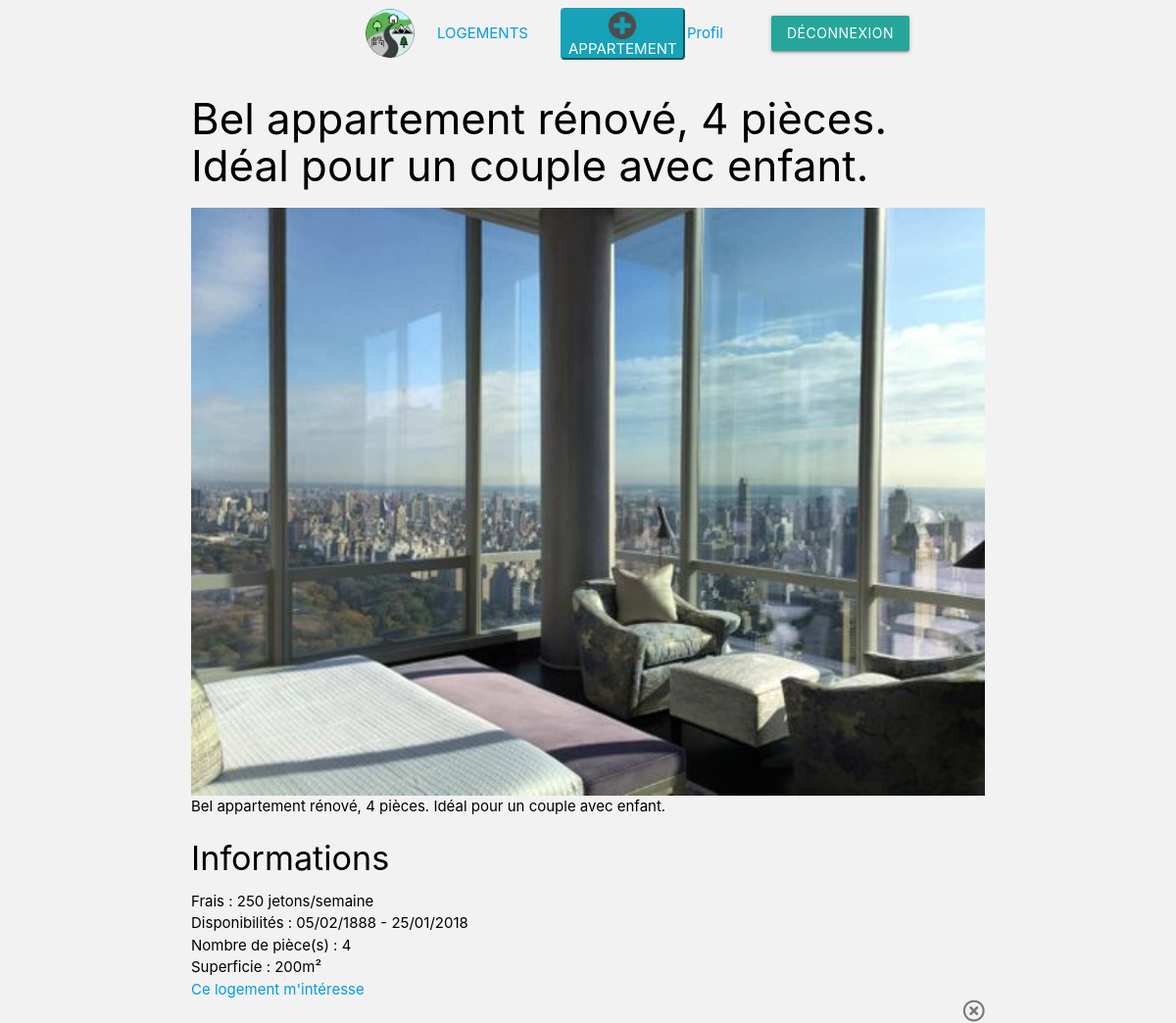
Before: /controller/detailAppart.php?idAppartement=9 with the older database file.
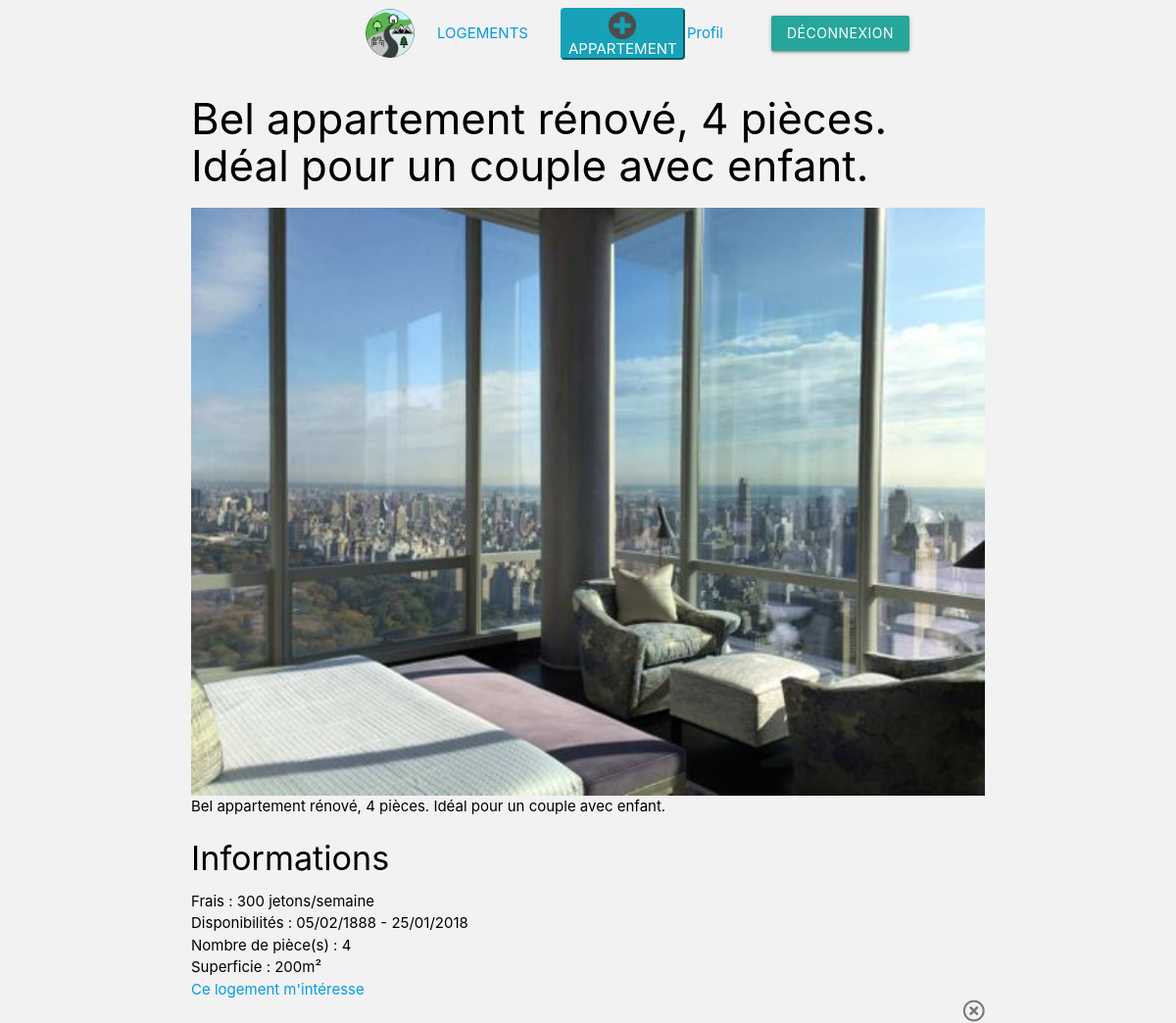
After: the same page with the newer database file.
### tables this page shows
CREATE TABLE IF NOT EXISTS `appartements` (
  `id_appartement` int(11) NOT NULL AUTO_INCREMENT,
  `prix` int(11) NOT NULL,
  `description` varchar(180) NOT NULL,
  `etat` varchar(180) NOT NULL,
  `nbPiece` int(11) NOT NULL,
  `surface` int(11) NOT NULL,
  `meuble` tinyint(1) NOT NULL,
  `ind_energie` varchar(180) NOT NULL,
  `dateCreation` varchar(180) NOT NULL,
  `dateExpiration` varchar(180) NOT NULL,
  `message` varchar(255) NOT NULL,
  `statut` tinyint(1) NOT NULL,
  `FK_USERS` int(11) NOT NULL,
  `FK_QUARTIERS` int(11) NOT NULL,
  `FK_VILLES` int(11) NOT NULL,
  PRIMARY KEY (`id_appartement`),
  KEY `APPARTEMENTS_USERS_FK` (`FK_USERS`),
  KEY `APPARTEMENTS_QUARTIERS0_FK` (`FK_QUARTIERS`),
  KEY `APPARTEMENTS_VILLES1_FK` (`FK_VILLES`)
);

### controller/detailAppart.php (called while the page is built, shortened)
<?php
require_once("../model/mainModel.php");
if(isset($_GET) && count($_GET)>0) {
    $idAppart = $_GET['idAppartement'];
    $lobjAppart = GetAppart($idAppart);
}
require_once("../view/detailAppart.view.php");

### model/mainModel.php (called while the page is built, shortened)
<?php
function GetDataBase()
{
    $host = "localhost";
    $dbName = "lebonappart";
    $login = "root";
    $password = "";
    try {
        $bdd = new PDO('mysql:host=' . $host . ';dbname=' . $dbName . ';charset=utf8',
            $login, $password, array(PDO::ATTR_ERRMODE => PDO::ERRMODE_EXCEPTION));
    } catch (Exception $e) {
        $bdd = null;
        die('Erreur : ' . $e->getMessage());
    }
    return $bdd;
}
function GetAppart($idAppart)
{
    $lobjAppart = null;
    $bdd = GetDataBase();
    if ($bdd) {
        $lstrQuery = "SELECT * FROM appartements where id_appartement = :pId";
        $stmt = $bdd->prepare($lstrQuery);
        $stmt->bindParam(':pId', $idAppart);
        $stmt->execute();
        $lobjAppart = $stmt->fetch(PDO::FETCH_OBJ);
    }
    return $lobjAppart;
}

### view/detailAppart.view.php (the view, shortened to what this page needs)
<?php
require('../helper/header.php')
 ?>
<div id="mainContainer" class="container">
        <?php
        include("../helper/navbar.php")
        ?>
        <div id="contentContainer">
            <div class="articleBloc plain">
                <div class="itemsWrapper">
                    <div class="infoBloc">
                        <h3>
                            <?php
                            echo($lobjAppart->message);
                            ?>
                        </h3>
                        <div class="swiper-container">
                            <div class="swiper-wrapper">
                                <div class="swiper-slide">
                                    <a href="../assets/img/test1.jpg" target="_blank">
                                        <img src="../assets/img/test1.jpg" height='auto' width='100%'>
                                    </a>
                                </div>
                            </div>
                        </div>
                        <p>
                            <?php
                            echo($lobjAppart->message);
                            ?>
                        </p>
                    </div>
                    <div class="infoBloc alt">
                        <h4>Informations</h4>
                        <div class="info">
                            <span class="typeInfo">Frais : </span>
                            <?php
                            echo($lobjAppart->prix);
                            ?> jetons/semaine
                        </div>
                        <div class="info">
                            <span class="typeInfo">Disponibilités : </span>
                            <?php
                            echo($lobjAppart->dateCreation);
                            ?> - <?php
                            echo($lobjAppart->dateExpiration);
                            ?>
                        </div>
                        <div class="info">
                            <span class="typeInfo">Nombre de pièce(s) : </span>
                            <?php
                            echo($lobjAppart->nbPiece);
                            ?>
                        </div>
                        <div class="info">
                            <span class="typeInfo">Superficie : </span>
                            <?php
                            echo($lobjAppart->surface);
                            ?>m²
                        </div>
                        <div class="info">
                            <span class="typeInfo">
                                <a href="../controller/detailProprietaire.php?idUser=<?php echo($lobjAppart->FK_USERS) ?>">Ce logement m'intéresse</a>
                            </span>
                        </div>
                    </div>
                    <a href="../controller/listOfApparts.php" class="close">
                        <i class="far fa-times-circle"></i>
                    </a>
                </div>
            </div>
        </div>
    </div>

Changed rows visible on the page:
changed appartements "Bel appartement rénové, 4 pièces. Idéal pour un couple avec enfant.": prix "250" → "300"
